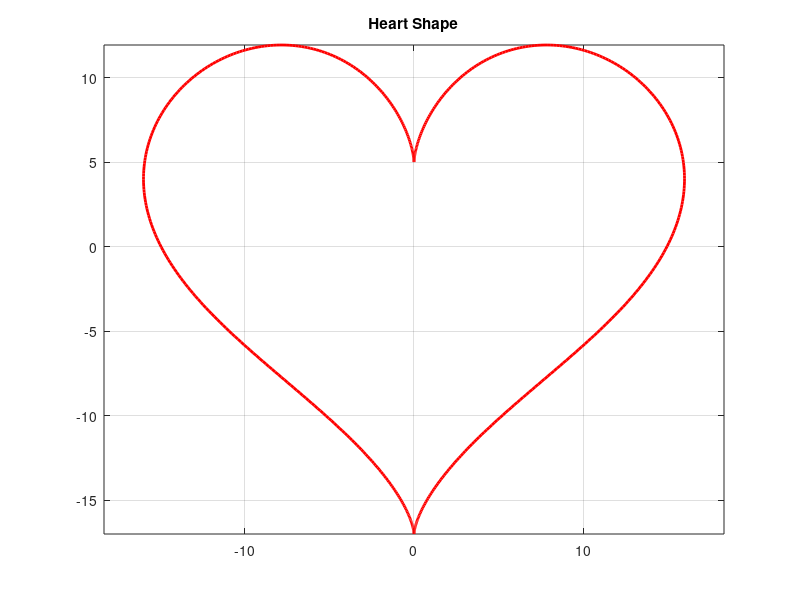

This chart was generated by the following MATLAB code:

t = 0:0.01:2*pi;

x = 16*sin(t).^3;
y = 13*cos(t)-5*cos(2*t)-2*cos(3*t)-cos(4*t);

plot(x,y,'r','LineWidth',2);
axis equal;
title('Heart Shape');
grid on;
